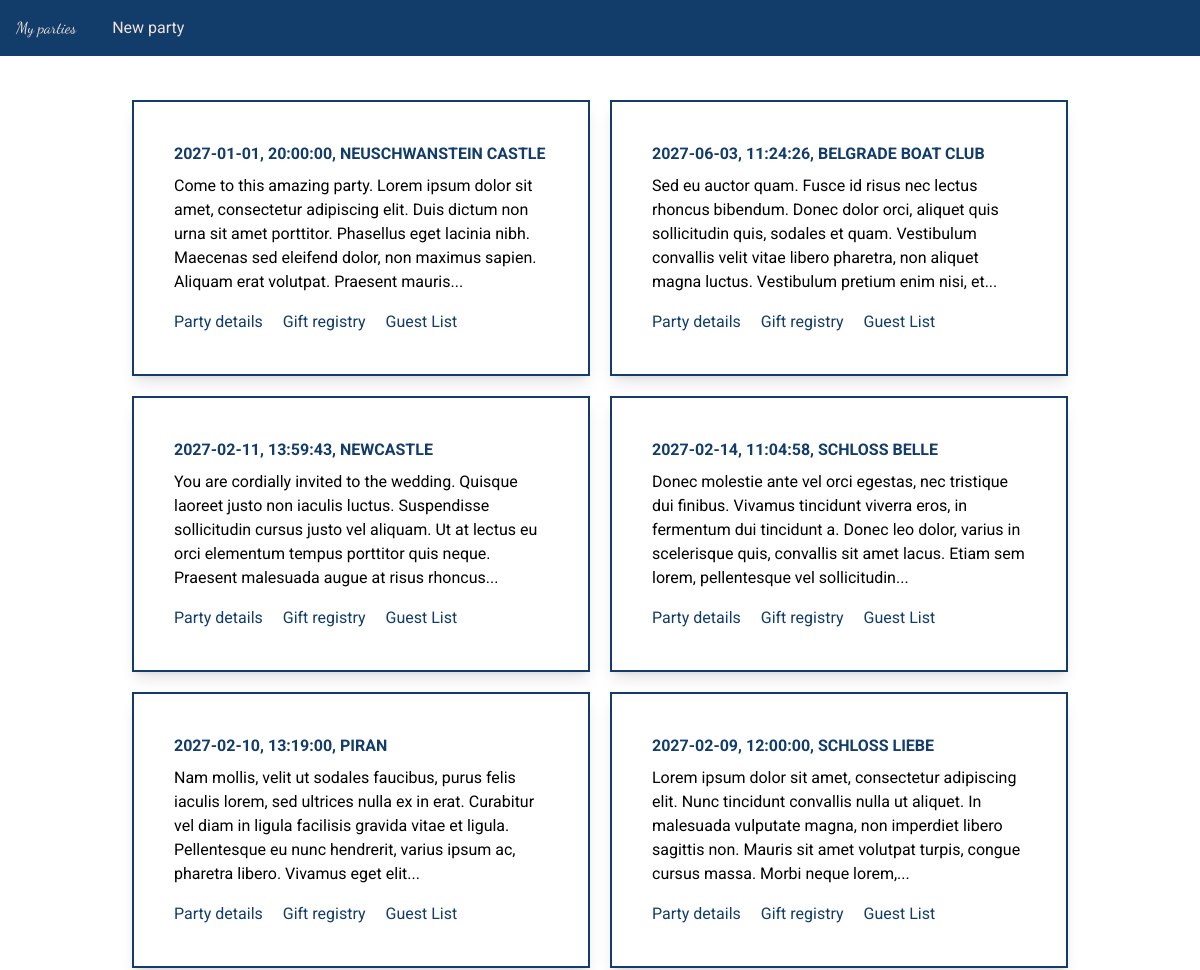
Before: / (upper part) with the older database file.
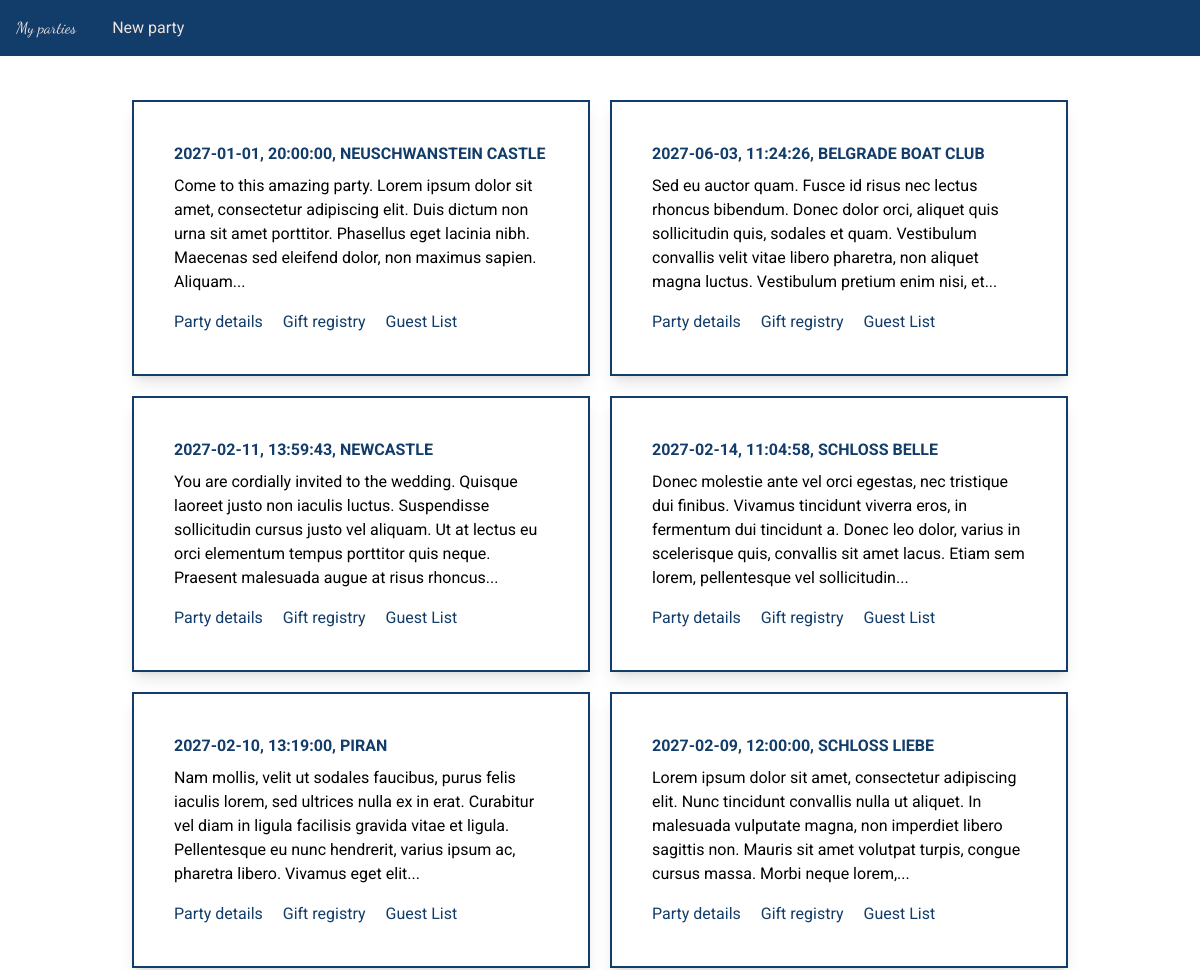
After: the same page with the newer database file.
### party_app/models.py (models this page shows)
class PartyBase(SQLModel):
    party_date: date
    party_time: time
    invitation: str = Field(sa_column=Column(Text), min_length=10)
    venue: str = Field(sa_column=Column(String(100)))

class Party(PartyBase, table=True):
    uuid: UUID = Field(default_factory=uuid4, primary_key=True)
    gifts: List["Gift"] = Relationship(back_populates="party")
    guests: List["Guest"] = Relationship(back_populates="party")

### party_app/routes/party_list.py (the view)
@router.get("/", name="party_list_page", response_class=HTMLResponse)
def party_list_page(
    request: Request, templates: Templates, session: Session = Depends(get_session)
):
    today = date.today()
    parties = session.exec(select(Party).where(Party.party_date >= today)).all()
    return templates.TemplateResponse(
        request=request,
        name="party_list/page_party_list.html",
        context={"parties": parties},
    )

### party_app/templates/party_list/page_party_list.html
{% extends 'base.html' %}
{% block content %}
<div class="container mx-auto p-6 grid grid-cols-2 gap-5" id="parties-list">
    {% for party in parties %}
    <div class="border-2 p-10 border-custom-blue bg-white shadow-lg">
        <h2 class="mb-2 font-bold text-2x1 text-custom-blue uppercase">{{party.party_date}}, {{party.party_time}},
            {{party.venue}}</h2>
        <div>
            {{ party.invitation|truncate(250) }}
        </div>
        <div class="mt-4">
            <a href="{{ url_for('party_detail_page', party_id=party.uuid) }}"
                class="text-custom-blue hover:text-custom-red mr-4">Party details</a>
            <a href="" class="text-custom-blue hover:text-custom-red mr-4">Gift registry</a>
            <a href="" class="text-custom-blue hover:text-custom-red">Guest List</a>
        </div>
    </div>
    {% else %}
    <div class="col-span-2 text-center bg-sky-200 border border-custom-red text-custom-red p-5 py-3 rounded"
        role="alert">
        <p class="mt-3">You currently have no parties</p>
    </div>
    {% endfor %}
</div>
{% endblock %}

### party_app/templates/base.html (shortened to what this page needs)
<!DOCTYPE html>
<html lang="en">
<head>
    <link href="{{url_for('static', path='css/output.css')}}" rel="stylesheet">
</head>
<body class="bg-color-powder-light">
    <nav class="bg-custom-blue">
        <a href="/" class="inline-block p-4 text-custom-powder-light font-dancing-script text-2x1">
            My parties
        </a>
        <a href="{{ url_for('new_party_form_page') }}" class="inline-block p-4 text-custom-powder-light">New party</a>
    </nav>
    <main class="container p-5 mx-auto">
        {% block content %}
        {% endblock %}
    </main>
</body>
</html>

Changed rows visible on the page:
changed Party "NEUSCHWANSTEIN CASTLE": invitation "…dolor, non maximus sapien. Aliquam erat volutpat. Praesent mauris..." → "…dolor, non maximus sapien. Aliquam..."
